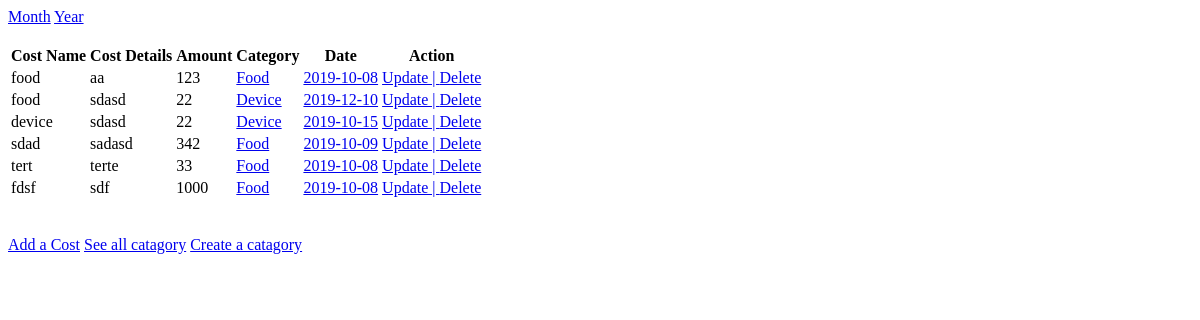
Before: / with the older database file.
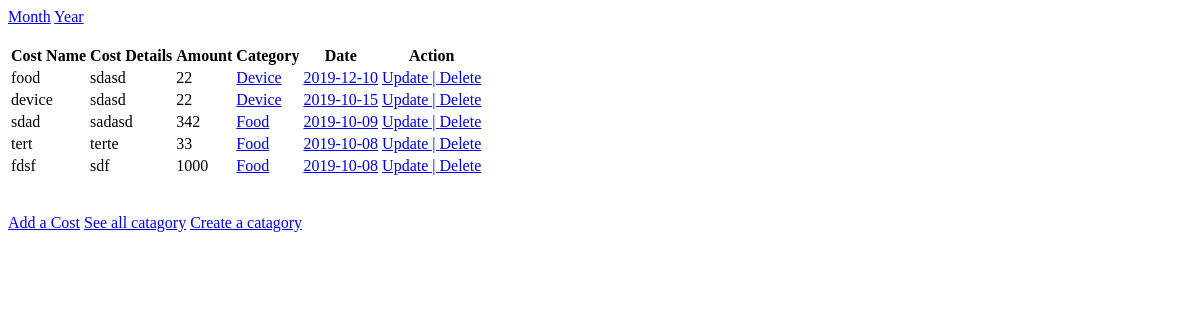
After: the same page with the newer database file.
### tables this page shows
CREATE TABLE `tbl_cost` (
  `cost_id` int(11) NOT NULL,
  `cost_name` varchar(255) NOT NULL,
  `cost_details` text NOT NULL,
  `cost_amount` int(11) NOT NULL,
  `cost_date` date DEFAULT NULL,
  `cat_id` int(11) DEFAULT NULL
);

CREATE TABLE `tbl_cat` (
  `cat_id` int(11) NOT NULL,
  `cat_name` varchar(255) DEFAULT NULL
);

### index.php (the view)
<?php
require 'db.php';
$sql = 'select * FROM tbl_cost INNER JOIN tbl_cat ON tbl_cost.cat_id = tbl_cat.cat_id';
$state = $connection->prepare($sql);
$state->execute();
$costs = $state->fetchAll();
?>
<?php include 'header.php';?>
<div>
  <a href="month.php">Month</a>
  <a href="year.php">Year</a>
</div>
<br>
<table>
  <tr>
    <th>Cost Name</th>
    <th>Cost Details</th>
    <th>Amount</th>
    <th>Category</th>
    <th>Date</th>
    <th>Action</th>
  </tr>
  <?php foreach ($costs as $cost): ?>
    <tr>
      <td><?php echo $cost['cost_name']; ?></td>
      <td><?php echo $cost['cost_details']; ?></td>
      <td><?php echo $cost['cost_amount']; ?></td>
      <td>
        <a href="single_category.php?id=<?php echo $cost['cat_id']; ?>">
          <?php echo $cost['cat_name']; ?>
        </a>
      </td>
      <td>
        <a href="single-date.php?cost_date=<?php echo $cost['cost_date']; ?>">
          <?php echo $cost['cost_date']; ?>
        </a>
      </td>
      <td>
        <a href="update.php?id=<?php echo $cost['cost_id']; ?>" name="update">Update | </a>
        <a href="delete.php?id=<?php echo $cost['cost_id']; ?>" name="delete">Delete</a>
      </td>
    </tr>
  <?php endforeach;?>
</table>
<br><br>
<a href="create.php">Add a Cost</a>
<a href="allCategory.php">See all catagory</a>
<a href="addcategory.php">Create a catagory</a>
<?php include 'footer.php';?>

### header.php (shortened to what this page needs)
<!DOCTYPE html>
<html lang="en">
<head>
</head>
<body>

### footer.php (shortened to what this page needs)
</body>
</html>

Changed rows visible on the page:
removed tbl_cost: cost_name "food", cost_details "aa", cost_amount "123", cat.cat_name "Food", cost_date "2019-10-08"
